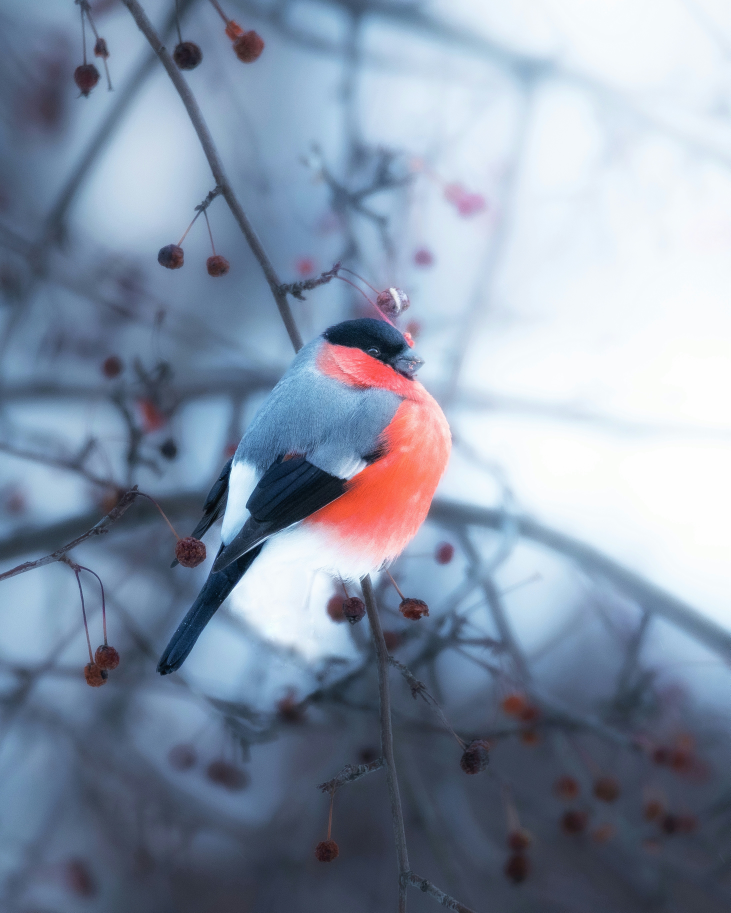
#> input picture data_prod_proc/bird.jpg, 4381 x 5476 px (shown at 1/6 size)
$ python img_to_hex.py
#> lines starting #> are read from the running program, lines starting #| are printed output that depends on the picture
from PIL import Image

# Convert image to 32x32 grayscale hex
img = Image.open('bird.jpg').convert('L').resize((32, 32))
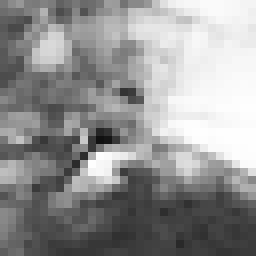
#> img: PIL image 32x32 L (shown 8 times larger); min 17, max 254, mean 146.5
pixels = list(img.getdata())
#> pixels = 1024 values, max 254 at index 446, min 17 at index 556, mean 146.5

with open('image.hex', 'w') as f:
    for pixel in pixels:
        f.write(f'{pixel:02X}\n')
#> this loop made 1024 passes
#> pixel on passes 1 to 3: 121, 138, 151

print("Created image.hex")
